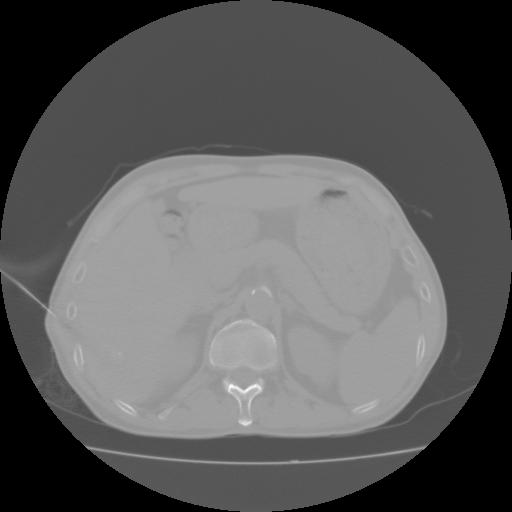
#> input picture Test_Img/9.jpg, 512 x 512 px, found by its file name
$ python match_histograms.py   (older library calls are emulated)
#> lines starting #> are read from the running program, lines starting #| are printed output that depends on the picture
# 调整图像，使其累积直方图与另一幅图像相匹配，各个通道独立匹配。
import matplotlib.pyplot as plt

from skimage import data, img_as_float, io
from skimage import exposure
from skimage.exposure import match_histograms

reference = io.imread('/home/qiao/PythonProjects/Scikit-image_On_CT/Test_Img/9.jpg')
#> reference is the input picture: shape (512, 512); min 0, max 255, mean 91.7

image = io.imread('/home/qiao/PythonProjects/Scikit-image_On_CT/Test_Img/10.jpg')
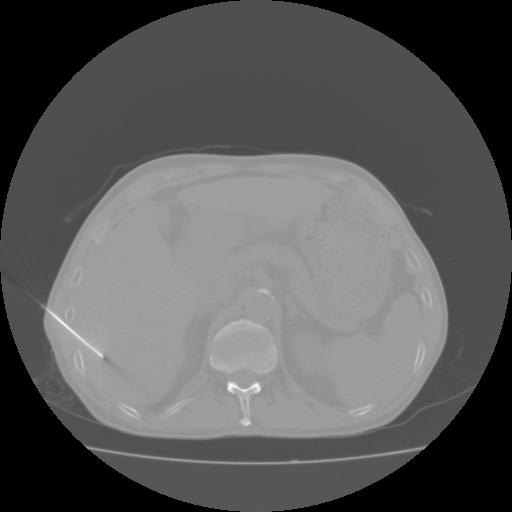
#> input picture Test_Img/10.jpg, 512 x 512 px, found by its file name
#> image is the input picture: shape (512, 512); min 0, max 254, mean 90.7


matched = match_histograms(image, reference, multichannel=True)

fig, (ax1, ax2, ax3) = plt.subplots(nrows=1, ncols=3, figsize=(8, 3),
                                    sharex=True, sharey=True)
for aa in (ax1, ax2, ax3):
    aa.set_axis_off()

ax1.imshow(image)
ax1.set_title('Source')
ax2.imshow(reference)
ax2.set_title('Reference')
ax3.imshow(matched)
ax3.set_title('Matched')

plt.tight_layout()
plt.show()
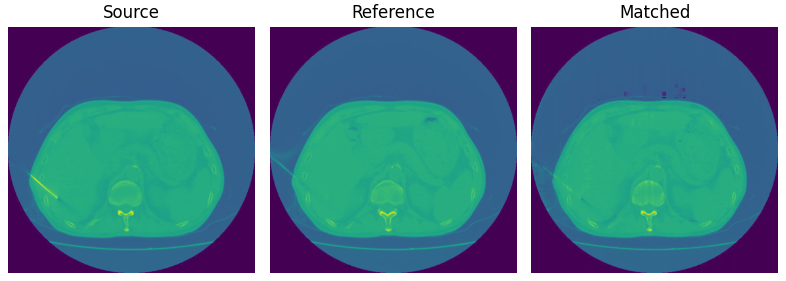
#> figure drawn by matplotlib, 3 panels
